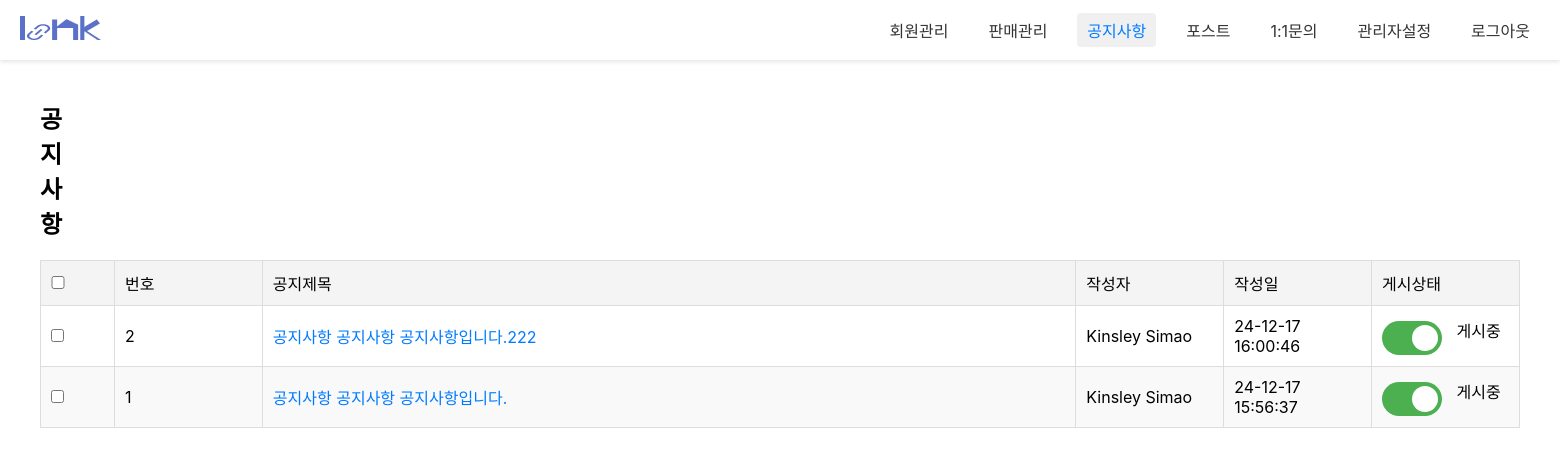
Screenshot of /admin1/admin_noticeList/ with the database file from the repository.
### customer/models.py (models this page shows, shortened)
class NoticeBoard(models.Model):
  bno = models.AutoField(primary_key=True)
  member = models.ForeignKey(Administrator,on_delete=models.SET_NULL, null=True)
  btitle = models.CharField(max_length=1000)
  bcontent = models.TextField()
  bdate = models.DateTimeField(auto_now=True)
  bfile = models.ImageField(null=True, blank=True, upload_to='uploads/')
  bfile_thumbnail = models.ImageField(null=True, blank=True, upload_to='uploads/')
  userid = models.CharField(max_length=100,null=True, blank=True)
  bmail = models.CharField(max_length=100, null=True, blank=True)
  category = models.IntegerField(null=True, blank=False)
  status = models.CharField(max_length=50, null=True, blank=True)

### admin1/models.py (models this page shows, shortened)
class Administrator(models.Model):
  ano = models.IntegerField(default=0)
  id = models.CharField(max_length=50,primary_key=True)
  pw = models.CharField(max_length=100)
  name = models.CharField(max_length=100)
  nickname = models.CharField(max_length=100,default='관리자')
  tel = models.CharField(max_length=20,default='010-0000-0000')
  role = models.IntegerField()
  adate = models.DateTimeField(auto_now=True)

### admin1/views.py (the view)
# urls.py: path('admin_noticeList/', views.admin_noticeList, name="admin_noticeList"),
def admin_noticeList(request):
	qs = NoticeBoard.objects.filter(category=1).order_by("-bno")
	context = {"notiList":qs}
	return render(request, 'admin_noticeList.html', context)

### admin1/templates/admin_noticeList.html (shortened to what this page needs)
{% load static %}
<!DOCTYPE html>
<html lang="ko">
<head>
<link rel="stylesheet" href="{% static 'css/admin1/admin_memllist.css'%}">
<link rel="stylesheet" href="{% static 'css/admin1/admin_login.css'%}">
</head>
<body>
	<nav class="gnb">
		<a href="#" class="logo"><img src="/static/images/admin1/logo_sample.png" alt=""></a>
		<div class="menu">
			<a href="/admin1/admin_memList/">회원관리</a>
			<a href="#">판매관리</a>
			<a href="/admin1/admin_noticeList/" class='active'>공지사항</a>
			<a href="/admin1/admin_postList/">포스트</a>
			<a href="/admin1/admin_qList/" >1:1문의</a>
			<a href="/admin1/admin_adminList/">관리자설정</a>
			<a id='a_logout'>로그아웃</a>
		</div>
	</nav>
	<div class="container">
		<div class="con_header">
			<h2>공지사항</h2>
		</div>
		<table>
			<colgroup>
        <col style="width: 5%;">
        <col style="width: 10%;">
        <col style="width: 55%;">
        <col style="width: 10%;">
        <col style="width: 10%;">
        <col style="width: 10%;">
    	</colgroup>
			<thead>
				<tr>
					<th><input type="checkbox" id="select_all"></th>
					<th>번호</th>
					<th>공지제목</th>
					<th>작성자</th>
					<th>작성일</th>
					<th>게시상태</th>
				</tr>
			</thead>
			<tbody>
				{% for noti in notiList %}
				<tr>
					<td><input type="checkbox" class="select_member"></td>
					<td>{{forloop.revcounter}}</td>
					<td class="member_name"><a href="/admin1/admin_notiView/{{noti.bno}}/">{{noti.btitle}}</a></td>
					<td>{{noti.member.name}}</td>
					<td>{{noti.bdate|date:'y-m-d H:i:s'}}</td>
					<td>
						<label class="switch">
							<span class="slider"></span>
						</label>
						<span class="status-text">{{ noti.status }}</span>
					</td>
				</tr>
				{% empty %}
    		<tr>
       	 <td colspan="6" style="text-align: center;">등록된 공지사항이 없습니다.</td>
    		</tr>
				{% endfor %}
			</tbody>
		</table>
	</div>
</body>
</html>

### static/css/admin1/admin_memllist.css (style rules this page uses)
* { margin: 0; padding: 0; font-family: "Pretendard Variable", Pretendard, -apple-system, BlinkMacSystemFont, system-ui, Roboto, "Helvetica Neue", "Segoe UI", "Apple SD Gothic Neo", "Noto Sans KR", "Malgun Gothic", "Apple Color Emoji", "Segoe UI Emoji", "Segoe UI Symbol", sans-serif; }
.container { width: 100%; padding: 40px 40px 0 40px; box-sizing: border-box; }
.con_header { display: flex; gap: 10px; }
.con_header h2 { margin-right: 1520px; }
table { width: 100%; border-collapse: collapse; margin-top: 20px; }
table th, table td { border: 1px solid #ddd; padding: 10px; text-align: left; }
table th { background-color: #f4f4f4; font-weight: 500; }
table td { font-weight: 400; }
#select_all { width: 14px; }
table tr:nth-child(even) { background-color: #f9f9f9; }
.member_name a { text-decoration: none; color: #007bff; transition: color 0.3s; }

### static/css/admin1/admin_login.css (style rules this page uses)
* { margin: 0; padding: 0; font-family: "Pretendard Variable", Pretendard, -apple-system, BlinkMacSystemFont, system-ui, Roboto, "Helvetica Neue", "Segoe UI", "Apple SD Gothic Neo", "Noto Sans KR", "Malgun Gothic", "Apple Color Emoji", "Segoe UI Emoji", "Segoe UI Symbol", sans-serif; }
a { text-decoration: none; color: inherit; cursor: pointer; }
.gnb { display: flex; align-items: center; justify-content: space-between; height: 60px; background-color: #ffffff; padding: 0 20px; box-shadow: 0 2px 4px rgba(0, 0, 0, 0.1); }
.gnb .logo { font-size: 20px; font-weight: bold; color: #333; text-decoration: none; }
.gnb .menu { display: flex; gap: 20px; }
.gnb .menu a { text-decoration: none; color: #333; font-size: 16px; padding: 5px 10px; border-radius: 4px; transition: background-color 0.3s, color 0.3s; }
.gnb .menu a:hover, .gnb .menu a.active { background-color: #f0f0f0; color: #007bff; }

### admin1/templates/admin_noticeList.html (style rules this page uses)
.switch { position: relative; display: inline-block; width: 60px; height: 34px; }
.slider { position: absolute; cursor: pointer; top: 0; left: 0; right: 0; bottom: 0; background-color: #ccc; transition: 0.4s; border-radius: 34px; }
.slider:before { position: absolute; content: ""; height: 26px; width: 26px; border-radius: 50%; left: 4px; bottom: 4px; background-color: white; transition: 0.4s; }
input:checked + .slider { background-color: #4CAF50; }
input:checked + .slider:before { transform: translateX(26px); }
.status-text { display: inline-block; margin-left: 10px; font-size: 16px; }

### rows the page displays
NoticeBoard: btitle "공지사항 공지사항 공지사항입니다.222", member.name "Kinsley Simao", bdate "24-12-17 16:00:46", status "게시중"
NoticeBoard: btitle "공지사항 공지사항 공지사항입니다.", member.name "Kinsley Simao", bdate "24-12-17 15:56:37", status "게시중"
